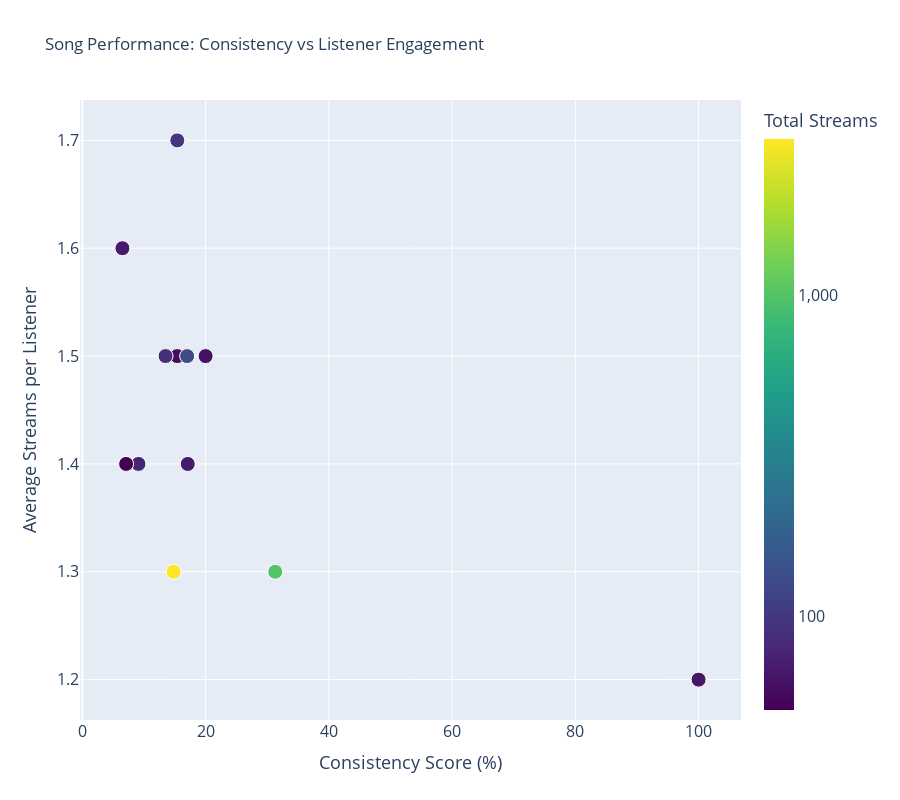

Notebook source saved alongside this figure:
### Code cell
song_adoption_metrics = analyze_song_adoption_overall()

### Figure 1 — Plotly figure (JSON) as saved in the notebook; plotly's stock layout.template omitted (floating-point values rounded to 4 significant figures)
{"data": [{"customdata": [[80.6, 96, "Early Adopter", 39, 29.2], [80.6, 61, "Early Adopter", 30, 34.4], [48.6, 3060, "Early Adopter", 392, 33.8], [80.6, 56, "Early Adopter", 26, 39.3], [80.6, 130, "Early Adopter", 47, 28.5], [80.6, 76, "Early Adopter", 33, 32.9], [80.6, 67, "Early Adopter", 31, 28.4], [80.6, 89, "Early Adopter", 37, 32.6], [80.6, 50, "Early Adopter", 28, 36], [80.6, 68, "Early Adopter", 35, 26.5], [9.6, 989, "Early Adopter", 265, 30.9], [4.6, 64, "Early Adopter", 42, 39.1]], "hovertemplate": "<b>%{hovertext}</b><br>Consistency Score: %{x:.1f}%<br>Avg Streams per Listener: %{y:.1f}<br>Total Streams: %{customdata[1]:,.0f}<br>Peak to Total Ratio: %{customdata[4]:.1f}%<br>Active Cities: %{customdata[3]}<br>Weeks Since Release: %{customdata[0]:.1f}<br>Category: %{customdata[2]}<extra></extra>", "hovertext": ["Holding On", "The Way That It Was", "Althea", "Slipping Away", "Cycles", "Kid", "Crash", "What Home Is", "Easy", "All In", "That Thing", "Breaking Me Down"], "legendgroup": "", "marker": {"color": [1.987, 1.792, 3.486, 1.756, 2.117, 1.886, 1.833, 1.954, 1.708, 1.839, 2.996, 1.813], "coloraxis": "coloraxis", "line": {"color": "white", "width": 1}, "size": 15, "symbol": "circle"}, "mode": "markers", "name": "", "orientation": "v", "showlegend": false, "type": "scatter", "x": [15.4, 20.0, 14.8, 15.4, 17.0, 9.1, 6.5, 13.5, 7.1, 17.1, 31.3, 100.0], "xaxis": "x", "y": [1.7, 1.5, 1.3, 1.5, 1.5, 1.4, 1.6, 1.5, 1.4, 1.4, 1.3, 1.2], "yaxis": "y"}], "layout": {"coloraxis": {"colorbar": {"tickfont": {"size": 16}, "ticktext": ["100", "1,000", "10,000", "100,000"], "tickvals": [2, 3, 4, 5], "title": {"font": {"size": 18}, "text": "Total Streams"}}, "colorscale": [[0, "#440154"], [0.1111, "#482878"], [0.2222, "#3e4989"], [0.3333, "#31688e"], [0.4444, "#26828e"], [0.5556, "#1f9e89"], [0.6667, "#35b779"], [0.7778, "#6ece58"], [0.8889, "#b5de2b"], [1, "#fde725"]]}, "height": 800, "legend": {"tracegroupgap": 0}, "showlegend": false, "title": {"text": "Song Performance: Consistency vs Listener Engagement"}, "xaxis": {"anchor": "y", "domain": [0, 1], "tickfont": {"size": 16}, "title": {"font": {"size": 18}, "text": "Consistency Score (%)"}}, "yaxis": {"anchor": "x", "domain": [0, 1], "tickfont": {"size": 16}, "title": {"font": {"size": 18}, "text": "Average Streams per Listener"}}}}
